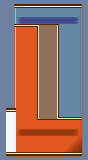

Below is a game level as drawn by its tile map, then a one-line description and the .tmx file that defines it, in full:
An orthogonal 11x20 tile map with 8x8 px tiles, 1 tile layer (Tile Layer 1).

<map version="1.4" tiledversion="2020.12.18" orientation="orthogonal" renderorder="right-down" width="11" height="20" tilewidth="8" tileheight="8" infinite="0" nextlayerid="2" nextobjectid="1">
 <tileset firstgid="1" name="menuTiles" tilewidth="8" tileheight="8" tilecount="512" columns="32">
  <image source="../menuTiles.png" trans="ff0000" width="256" height="128" />
 </tileset>
 <layer id="1" name="Tile Layer 1" width="11" height="20">
  <data encoding="csv">
1,98,99,4,4,4,4,4,4,4,6,
1,7,10,10,10,10,10,10,10,10,11,
1,7,44,45,45,45,45,45,45,46,11,
1,217,218,218,219,92,92,93,10,10,11,
1,135,138,138,222,95,95,96,10,10,11,
1,135,138,138,222,95,95,96,10,10,11,
1,135,138,138,222,95,95,96,10,10,11,
1,135,138,138,222,95,95,96,10,10,11,
1,135,138,138,222,95,95,96,10,10,11,
1,135,138,138,222,95,95,96,10,10,11,
1,135,138,138,222,95,95,96,10,10,11,
1,135,138,138,222,95,95,96,10,10,11,
1,135,138,138,222,95,95,96,10,10,11,
1073741851,1073742078,138,138,222,95,95,96,10,10,11,
140,143,138,138,255,1073741916,1073741916,3221225563,1073741914,1073741914,97,
140,143,138,138,138,138,138,138,138,138,139,
140,143,172,173,173,173,173,173,173,174,139,
140,143,138,138,138,138,138,138,138,181,182,
140,143,138,138,138,138,138,138,181,183,184,
155,156,157,157,157,157,157,157,157,161,162
</data>
 </layer>
</map>
